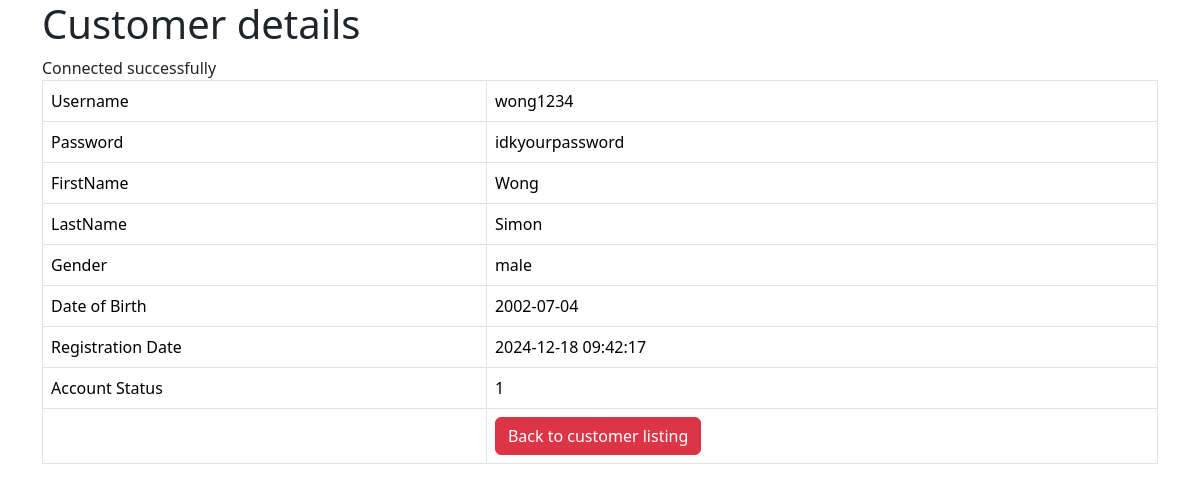
Screenshot of /customer_details.php?username=wong1234 with the database file from the repository.
### tables this page shows
CREATE TABLE IF NOT EXISTS `customer` (
  `username` varchar(128) NOT NULL,
  `password` varchar(128) NOT NULL,
  `firstname` text NOT NULL,
  `lastname` text NOT NULL,
  `gender` text NOT NULL,
  `dob` date NOT NULL,
  `registration_date` datetime NOT NULL DEFAULT CURRENT_TIMESTAMP,
  `account_status` tinyint(1) NOT NULL,
  PRIMARY KEY (`username`)
);

### customer_details.php (the view, shortened to what this page needs)
<!DOCTYPE HTML>
<html>
<head>
    <link href="https://cdn.jsdelivr.net/npm/bootstrap@5.3.3/dist/css/bootstrap.min.css" rel="stylesheet">
</head>
<body>
    <div class="container">
        <div class="page-header">
            <h1>Customer details</h1>
        </div>
        <?php
        $name = isset($_GET['username']) ? $_GET['username'] : die('ERROR: Record ID not found.');
        include 'config/database.php';
        try {
            $query = "SELECT username, password, firstname, lastname, gender, dob, registration_date, account_status FROM customer WHERE username = ? LIMIT 0,1";
            $stmt = $con->prepare($query);
            $stmt->bindParam(1, $name);
            $stmt->execute();
            $row = $stmt->fetch(PDO::FETCH_ASSOC);
            $fetched_name = $row['username'];
            $fetched_password = $row['password'];
            $firstname = $row['firstname'];
            $lastname = $row['lastname'];
            $gender = $row['gender'];
            $dob = $row['dob'];
            $registration_date = $row['registration_date'];
            $account_status = $row['account_status'];
        }
        catch (PDOException $exception) {
            die('ERROR: ' . $exception->getMessage());
        }
        ?>
        <table class='table table-hover table-responsive table-bordered'>
            <tr>
                <td>Username</td>
                <td><?php echo $fetched_name;  ?></td>
            </tr>
            <tr>
                <td>Password</td>
                <td><?php echo $fetched_password;  ?></td>
            </tr>
            <tr>
                <td>FirstName</td>
                <td><?php echo $firstname;  ?></td>
            </tr>
            <tr>
                <td>LastName</td>
                <td><?php echo $lastname;  ?></td>
            </tr>
            <tr>
                <td>Gender</td>
                <td><?php echo $gender;  ?></td>
            </tr>
            <tr>
                <td>Date of Birth</td>
                <td><?php echo $dob;  ?></td>
            </tr>
            <tr>
                <td>Registration Date</td>
                <td><?php echo $registration_date;  ?></td>
            </tr>
            <tr>
                <td>Account Status</td>
                <td><?php echo $account_status;  ?></td>
            </tr>
            <tr>
                <td></td>
                <td>
                    <a href='customer_listing.php' class='btn btn-danger'>Back to customer listing</a>
                </td>
            </tr>
        </table>
    </div>
</body>
</html>

### rows the page displays
customer: username "wong1234", password "idkyourpassword", firstname "Wong", lastname "Simon", gender "male", dob "2002-07-04", registration_date "2024-12-18 09:42:17", account_status "1"
